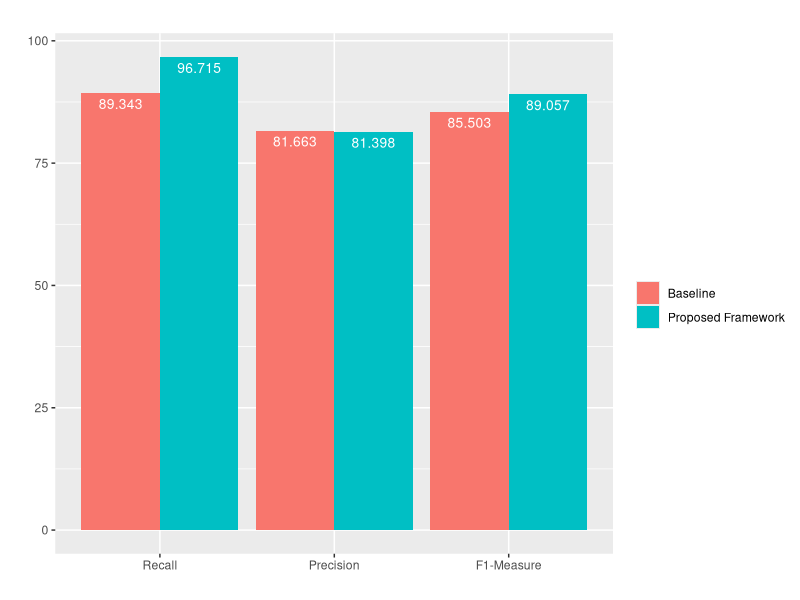

Recreate this plot in R. (Note: this script raises an error after producing the figure.)
library(ggplot2)
df1 <- data.frame(supp=rep(c("Baseline", "Proposed Framework"), each=3),
                  metric=rep(c("Recall", "Precision", "F1-Measure"),2),
                  len=c(89.709, 88.913, 89.309, 91.946, 90.131, 91.029))

df2 <- data.frame(supp=rep(c("Baseline", "Proposed Framework"), each=3),
                  metric=rep(c("Recall", "Precision", "F1-Measure"),2),
                  len=c(89.343, 81.663, 85.503, 96.715, 81.398,89.057))

df3 <- data.frame(supp=rep(c("Baseline", "Proposed Framework"), each=3),
                  metric=rep(c("Recall", "Precision", "F1-Measure"),2),
                  len=c(81.384, 76.191, 78.787, 95.182, 80.892, 88.037))

head(df1)
#df1$metric=as.factor(df1$metric)
#df1$metric <- factor(df1$metric, as.character(df1$metric))
df1$metric <- factor(df1$metric, levels = c("Recall", "Precision", "F1-Measure"))
df2$metric <- factor(df2$metric, levels = c("Recall", "Precision", "F1-Measure"))
df3$metric <- factor(df3$metric, levels = c("Recall", "Precision", "F1-Measure"))



ggplot(data=df2, aes(x=metric, y=len, fill=supp)) +
  geom_bar(stat="identity", position=position_dodge()) +
  geom_text(aes(label=len), vjust=1.6, color="white",
          position = position_dodge(0.9), size=3.5) +
  labs(title="", x = "", y = "", color = "Categorias", fill = "")


library(forcats)

df1 %>%
  mutate(name = fct_relevel(name, "Recall", "Precision", "F1-Measure")) %>%
  ggplot( aes(x=name, y=val)) +
  geom_bar(stat="identity")



# Create some data
df2 <- data.frame(supp=rep(c("VC", "OJ"), each=3),
                  dose=rep(c("0.5", "1", "2"),2),
                  len=c(6.8, 15, 33, 4.2, 10, 29.5))
head(df2)


data_summary <- function(data, varname, groupnames){
  require(plyr)
  summary_func <- function(x, col){
    c(mean = mean(x[[col]], na.rm=TRUE),
      sd = sd(x[[col]], na.rm=TRUE))
  }
  data_sum<-ddply(data, groupnames, .fun=summary_func,
                  varname)
  data_sum <- rename(data_sum, c("mean" = varname))
  return(data_sum)
}


require(ggplot2)

data(ToothGrowth)

df3 <- data_summary(ToothGrowth, varname="len", 
                    groupnames=c("supp", "dose"))
# Convert dose to a factor variable
df3$dose=as.factor(df3$dose)

head(df3)


# Standard deviation of the mean as error bar
p <- ggplot(df3, aes(x=dose, y=len, fill=supp)) + 
  geom_bar(stat="identity", position=position_dodge())
#+
  #geom_errorbar(aes(ymin=len-sd, ymax=len+sd), width=.2,
  #              position=position_dodge(.9))

p + scale_fill_brewer(palette="Paired") + 
  #geom_text(aes(label=len), vjust=-0.3, size=3.5)+
  geom_text(aes(label=len), vjust=1.6, color="black", size=3.5) +
  theme_minimal()


ggplot(data=df2, aes(x=dose, y=len, fill=supp)) +
  geom_bar(stat="identity", position=position_dodge())+
  geom_text(aes(label=len), vjust=1.6, color="white",
            position = position_dodge(0.9), size=3.5)+
  scale_fill_brewer(palette="Paired")+
  theme_minimal()


ggplot(data=df3, aes(x=dose, y=len, fill=supp)) +
  geom_bar(stat="identity", position=position_dodge())+
  geom_text(aes(label=len), vjust=1.6, color="white",
            position = position_dodge(0.9), size=3.5)+
  geom_errorbar(aes(ymin=len-sd, ymax=len+sd), width=.2,
                position=position_dodge(.9))

  scale_fill_brewer(palette="Paired")+
  theme_minimal()
  
head(df3)  

df3

ggplot(data=df3, aes(x=dose, y=len, fill=supp)) +
    geom_bar(stat="identity", position=position_dodge())+
    #geom_text(aes(label=len), vjust=10, color="white",
  geom_text(aes(label=len), hjust=5, color="white",
              position = position_dodge(0.9), size=3.5)+
    geom_errorbar(aes(ymin=len-sd, ymax=len+sd), width=.2,
                  position=position_dodge(.9)) + 
  
    #scale_fill_brewer(palette="Paired")+
    theme_minimal() + 
    coord_flip()
